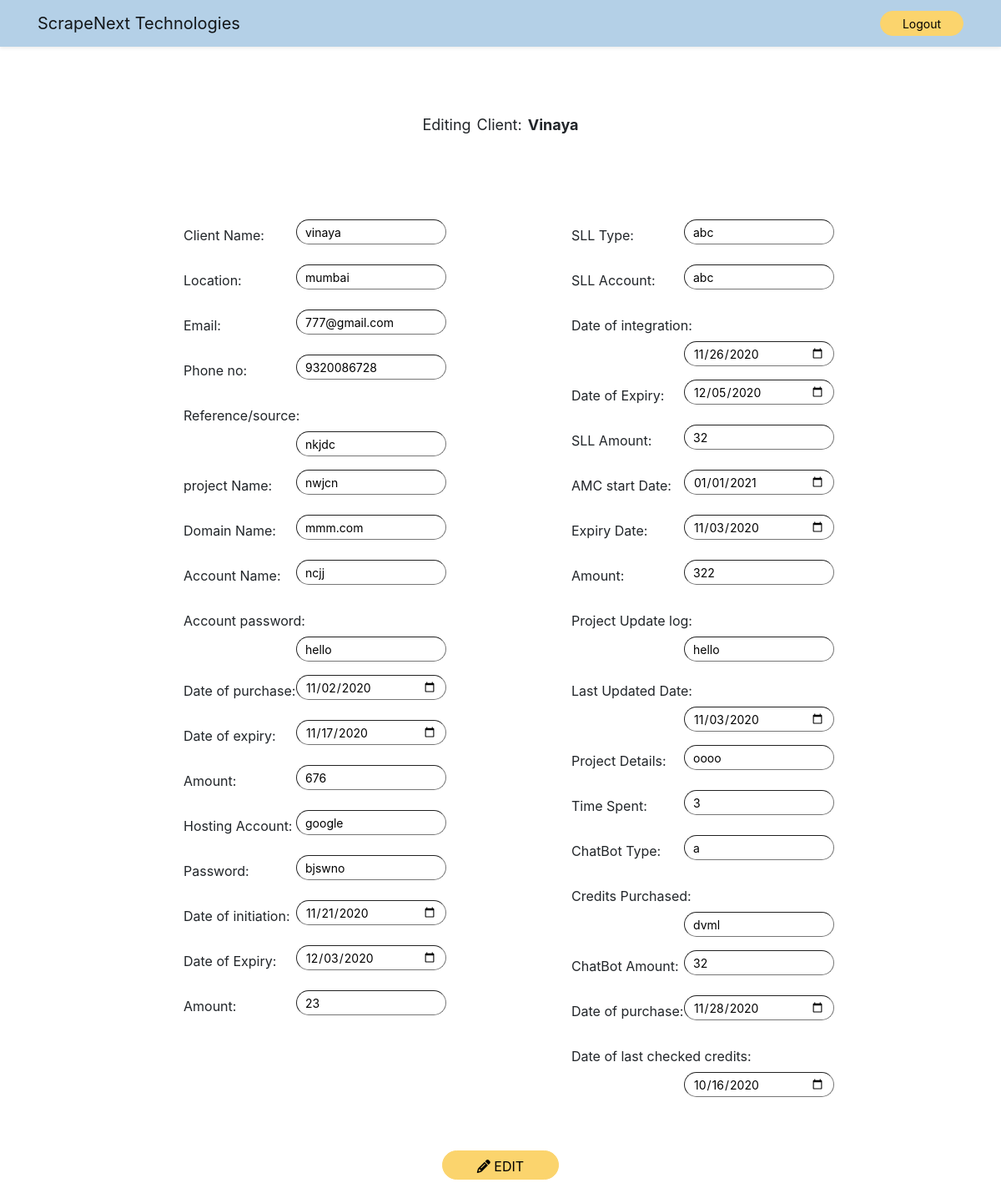
The page /edit_client/3 (signed in) on the database its author committed.
### AppTwo/models.py (models this page shows, shortened)
class Client(models.Model):
    client_name = models.CharField(max_length=30,blank = True)
    location = models.CharField(max_length=30,blank = True)
    email= models.EmailField(null=True,blank = True)
    phone = models.CharField(max_length=10,blank = True)
    reference =models.CharField(max_length=30,blank = True)
    project_name= models.CharField(max_length=30,blank = True)
    domain_name= models.CharField(max_length=30,blank = True)
    acc_name= models.CharField(max_length=30,blank = True)
    acc_password= models.CharField(max_length=30,blank = True)
    purchase_date= models.DateField(null=True, blank=True)
    expiry_date= models.DateField(null=True,blank = True)
    amount= models.IntegerField(null=True,blank = True)
    hosting_account=models.CharField(max_length=30,null=True,blank = True)
    hosting_pass = models.CharField(max_length=10,null=True,blank = True)
    hosting_date = models.DateField(null=True,blank = True)
    hosting_expiry_date=models.DateField(null=True, blank = True)
    hosting_amount=models.IntegerField(null=True,blank = True)
    sll_type=models.CharField(max_length=30,null=True,blank = True)
    sll_account=models.CharField(max_length=30,null=True,blank = True)
    sll_date=models.DateField(null=True,blank = True)
    sll_expiry_date=models.DateField(null=True,blank = True)
    sll_amount=models.IntegerField(null=True,blank = True)
    amc_date=models.DateField(null=True,blank = True)
    amc_expiry_date=models.DateField(null=True,blank = True)
    amc_amount=models.IntegerField(null=True,blank = True)
    project_update=models.CharField(max_length=30,null=True,blank = True)
    updated_date=models.DateField(null=True,blank = True)
    project_details=models.CharField(max_length=30,null=True,blank = True)
    time_spent=models.TextField(max_length=30,null=True,blank = True)
    chatbot_type=models.CharField(max_length=30,null=True,blank = True)
    credits_purchased=models.CharField(max_length=30,null=True,blank = True)
    chatbot_amount=models.IntegerField(null=True,blank = True)
    chatbot_date=models.DateField(null=True,blank=True)
    chatbot_last_date=models.DateField(null=True,blank = True)

### AppTwo/views.py (the view)
# urls.py: path('edit_client/<int:id>' ,views.edit_client,name="edit_client"),
def edit_client(request,id):
    all_clients = Client.objects.get(id=id)
    context= {'all_clients':all_clients}
    return render(request,'AppTwo/edit-client.html',context)

### templates/AppTwo/edit-client.html (shortened to what this page needs)
 {% extends "AppTwo/cms.html" %}
{% block body_block %}
<div class="edit-heading container">
  <p>Editing Client:  <b>{{ all_clients.client_name.title }}</b> <p>
</div>
<div class=" form">
<form class="addclient-form" action="update/{{ all_clients.id }}" method="post">
  <div class="formcontainer ">
  <div class="row">
  <div class=" col-lg-6">
    <div class="form-group row">
  <div class="col-lg-12" >
    <label class="col-form-label theLabels" for="name">Client Name:</label>
      <input type="text" class="theInputs" name="client_name" value="{{ all_clients.client_name }}" id="name" >
      </div>
  </div>
  <div class="form-group row">
  <div class="col-lg-12 ">
    <label class="col-form-label theLabels" for="location">Location:</label>
    <input type="text" class="theInputs" name="location" value="{{ all_clients.location }}" id="location" >
  </div>
  </div>
  <div class="form-group row">
      <div class="col-lg-12">
      <label class="col-form-label theLabels" for="email">Email:</label>
      <input  type="email" class="theInputs" name="email" value="{{ all_clients.email }}" id="email" >
      </div>
  </div>
  <div class="form-group row">
  <div class="col-lg-12">
    <label class="col-form-label theLabels" for="phone">Phone no:</label>
      <input type="phone" class="theInputs" name="phone" value="{{ all_clients.phone }}" id="phone" >
    </div>
  </div>
  <div class="form-group row">
    <div class="col-lg-12">
    <label class="col-form-label theLabels" for="reference">Reference/source:</label>
    <input  type="text" class="theInputs" name="reference" value="{{ all_clients.reference }}" id="reference" >
  </div>
  </div>
  <div class="form-group row">
  <div class="col-lg-12">
    <label class="col-form-label theLabels" for="project">project Name:</label>
    <input type="text" class="theInputs" name="project_name" value="{{ all_clients.project_name }}" id="project" >
  </div>
  </div>
  <div class="form-group row">
    <div class="col-lg-12">
    <label class=" col-form-label theLabels" for="domain">Domain Name:</label>
    <input  type="text" class="theInputs" name="domain_name" value="{{ all_clients.domain_name }}" id="domain" >
  </div>
  </div>
  <div class="form-group row">
  <div class="col-lg-12">
    <label class=" col-form-label theLabels" for="account">Account Name:</label>
    <input type="text" class="theInputs" name="acc_name" value="{{ all_clients.acc_name }}" id="domain" >
  </div>
  </div>
  <div class="form-group row">
    <div class="col-lg-12">
    <label class=" col-form-label theLabels" for="pass">Account password:</label>
    <input type="text" class="theInputs" name="acc_password" value="{{ all_clients.acc_password }}" id="pass" >
  </div>
  </div>
  <div class="form-group row">
    <div class="col-lg-12">
    <label class="col-form-label theLabels" for="dateofpurchase">Date of purchase:</label>
      <input type="date" class="theInputs" name="purchase_date" value="{{ all_clients.purchase_date|date:'Y-m-d' }}" id="dateofpurchase" >
  </div>
  </div>
  <div class="form-group row">
    <div class="col-lg-12">
    <label class="col-form-label theLabels" for="dateofexpiry">Date of expiry:</label>
    <input type="date" class="theInputs" name="expiry_date" value="{{ all_clients.expiry_date|date:'Y-m-d' }}" id="dateofexpiry" >
    </div>
  </div>
    <div class="form-group row">
  <div class="col-lg-12">
    <label class="col-form-label theLabels"  for="amount">Amount:</label>
    <input type="number" class="theInputs" name="amount" value="{{ all_clients.amount }}" id="amount" >
  </div>
  </div>
  <div class="form-group row">
    <div class="col-lg-12">
    <label class="col-form-label theLabels" for="hostingaccount">Hosting Account:</label>
    <input type="text" class="theInputs" name="hosting_account" value="{{ all_clients.hosting_account }}" id="hostingaccount" >
  </div>
  </div>
  <div class="form-group row">
    <div class="col-lg-12">
    <label class="col-form-label theLabels" for="hostingpass">Password:</label>
    <input type="text" class="theInputs" name="hosting_pass" value="{{ all_clients.hosting_pass }}" id="hostingpass" >
  </div>
  </div>
  <div class="form-group row">
    <div class="col-lg-12">
    <label class="col-form-label theLabels" for="dateofhosting">Date of initiation:</label>
    <input type="date" class="theInputs"  name="hosting_date" value="{{ all_clients.hosting_date|date:'Y-m-d' }}" id="dateofhosting" >
  </div>
  </div>
  <div class="form-group row">
    <div class="col-lg-12">
    <label class="col-form-label theLabels" for="hosting_expiry">Date of Expiry:</label>
    <input type="date" class="theInputs" name="hosting_expiry_date" value="{{ all_clients.hosting_expiry_date|date:'Y-m-d' }}" id="hosting_expiry">
  </div>
  </div>
  <div class="form-group row">
    <div class="col-lg-12">
    <label class="col-form-label theLabels" for="hostingamount">Amount:</label>
    <input type="number" class="theInputs" name="hosting_amount" value="{{ all_clients.hosting_amount }}" id="hostingamount" d>
  </div>
  </div>
  </div>
  <div class="col-lg-6">
  <div class="form-group row">
    <div class="col-lg-12">
    <label class="col-form-label theLabels" for="sll_type">SLL Type:</label>
    <input type="text"  class="theInputs" name="sll_type" value="{{ all_clients.sll_type }}" id="sll_type" >
  </div>
  </div>
  <div class="form-group row">
    <div class="col-lg-12">
    <label class="col-form-label theLabels" for="sll_account">SLL Account:</label>
    <input type="text" class="theInputs" name="sll_account" value="{{ all_clients.sll_account }}" id="sll_account" >
  </div>
  </div>
  <div class="form-group row">
    <div class="col-lg-12">
    <label class="col-form-label theLabels" for="sll_date">Date of integration:</label>
    <input type="date" class="theInputs" name="sll_date" value="{{ all_clients.sll_date|date:'Y-m-d' }}" id="sll_date" >
  </div>
  </div>
  <div class="form-group row">
    <div class="col-lg-12">
    <label class="col-form-label theLabels" for="sll_expiry_date">Date of Expiry:</label>
    <input type="date" class="theInputs" name="sll_expiry_date" value="{{ all_clients.sll_expiry_date|date:'Y-m-d' }}" id="sll_expiry_date" >
  </div>
  </div>
  <div class="form-group row">
    <div class="col-lg-12">
    <label class="col-form-label theLabels" for="sll_amount">SLL Amount:</label>
    <input type="number" class="theInputs" name="sll_amount" value="{{ all_clients.sll_amount }}" id="sll_amount" >
  </div>
  </div>
  <div class="form-group row">
    <div class="col-lg-12">
    <label class="col-form-label theLabels" for="amc_date">AMC start Date:</label>
    <input type="date" class="theInputs" name="amc_date" value="{{ all_clients.amc_date|date:'Y-m-d' }}" id="amc_date" >
  </div>
  </div>
  <div class="form-group row">
    <div class="col-lg-12">
    <label class="col-form-label theLabels" for="amc_expiry_date">Expiry Date:</label>
    <input type="date" class="theInputs" name="amc_expiry_date" value="{{ all_clients.amc_expiry_date|date:'Y-m-d'}}" id="amc_expiry_date" >
  </div>
  </div>
  <div class="form-group row">
    <div class="col-lg-12">
    <label class="col-form-label theLabels" for="amc_amount">Amount:</label>
    <input type="number" class="theInputs" name="amc_amount" value="{{ all_clients.amc_amount }}" id="amc_amount" >
  </div>
  </div>
  <div class="form-group row">
    <div class="col-lg-12">
    <label class="col-form-label theLabels" for="project_update">Project Update log:</label>
    <input type="text" class="theInputs" name="project_update" value="{{ all_clients.project_update }}" id="project_update" >
  </div>
  </div>
  <div class="form-group row">
    <div class="col-lg-12">
    <label class="col-form-label theLabels" for="updated_date">Last Updated Date:</label>
    <input type="date" class="theInputs" name="updated_date" value="{{ all_clients.updated_date|date:'Y-m-d' }}" id="updated_date" >
  </div>
  </div>
  <div class="form-group row">
    <div class="col-lg-12">
    <label class="col-form-label theLabels" for="project_details">Project Details:</label>
    <input type="text"class="theInputs" name="project_details" value="{{ all_clients.project_details }}" id="project_details" >
  </div>
  </div>
  <div class="form-group row">
    <div class="col-lg-12">
    <label class="col-form-label theLabels" for="time_spent">Time Spent:</label>
    <input type="text" class="theInputs" name="time_spent" value="{{ all_clients.time_spent }}"  id="time_spent" >
  </div>
  </div>
  <div class="form-group row">
    <div class="col-lg-12">
    <label class="col-form-label theLabels" for="chatbot_type">ChatBot Type:</label>
    <input type="text" class="theInputs" name="chatbot_type" value="{{ all_clients.chatbot_type }}" id="chatbot_type" >
  </div>
  </div>
  <div class="form-group row">
    <div class="col-lg-12">
    <label class="col-form-label theLabels" for="credits_purchased">Credits Purchased:</label>
    <input type="text" class="theInputs" name="credits_purchased" value="{{ all_clients.credits_purchased }}" id="credits_purchased" >
  </div>
  </div>
  <div class="form-group row">
    <div class="col-lg-12">
    <label class="col-form-label theLabels" for="chatbot_amount">ChatBot Amount:</label>
    <input type="number" class="theInputs" name="chatbot_amount" value="{{ all_clients.chatbot_amount }}" id="chatbot_amount" >
  </div>
  </div>
  <div class="form-group row">
    <div class="col-lg-12">
    <label class="col-form-label theLabels" for="chatbot_date">Date of purchase:</label>
    <input type="date" class="theInputs" name="chatbot_date" value="{{ all_clients.chatbot_date|date:'Y-m-d' }}" id="chatbot_date" >
  </div>
  </div>
  <div class="form-group row">
    <div class="col-lg-12">
    <label class="col-form-label theLabels" for="chatbot_last_date">Date of last checked credits:</label>
    <input type="date" class="theInputs" name="chatbot_last_date" value="{{ all_clients.chatbot_last_date|date:'Y-m-d' }}" id="chatbot_last_date" >
  </div>
  </div>
  </div>
  </div>
  </div>
  <div class="container text-center mt-5">
      <button  class="btn  add-btn mb-5" type="submit"><span class="p-3"><i class="fas fa-pencil-alt"></i> EDIT</span></button>
      </div>
</form>
</div>
{% endblock %}

### static/css/styles.css (style rules this page uses)
body { animation: transitionIn 0.80s; }
button.add-btn { background-color:#fbd46d; width: 140px; height: 35px; border-color: #fbd46d; border-radius:30px; color:black; outline: none; transition: width 0.5s, height 0.5s; }
.form { margin-left:100px; margin-right: 100px; margin-top: 100px; }
.addclient-form input { width: 180px; border-radius: 20px; height: 30px; border-width: thin; padding: 10px; font-size: 14px; }
.theLabels { width:30% float: left; }
.theInputs { width:60%; float:right; }
.form-group label { margin-left:120px; }
.formcontainer { width:90%; }
.edit-heading { padding-top: 80px; text-align: center; font-size: 18px; word-spacing: 2px; }

### rows shown on the page
Client: client_name "Vinaya", client_name "vinaya", location "mumbai", email "777@gmail.com", phone "9320086728", reference "nkjdc", project_name "nwjcn", domain_name "mmm.com", acc_name "ncjj", acc_password "hello", purchase_date "11/02/2020", expiry_date "11/17/2020", amount "676", hosting_account "google", hosting_pass "bjswno", hosting_date "11/21/2020", hosting_expiry_date "12/03/2020", hosting_amount "23", sll_type "abc", sll_account "abc", sll_date "11/26/2020", sll_expiry_date "12/05/2020", sll_amount "32", amc_date "01/01/2021", amc_expiry_date "11/03/2020", amc_amount "322", project_update "hello", updated_date "11/03/2020", project_details "oooo", time_spent "3", chatbot_type "a", credits_purchased "dvml", chatbot_amount "32", chatbot_date "11/28/2020", chatbot_last_date "10/16/2020"
